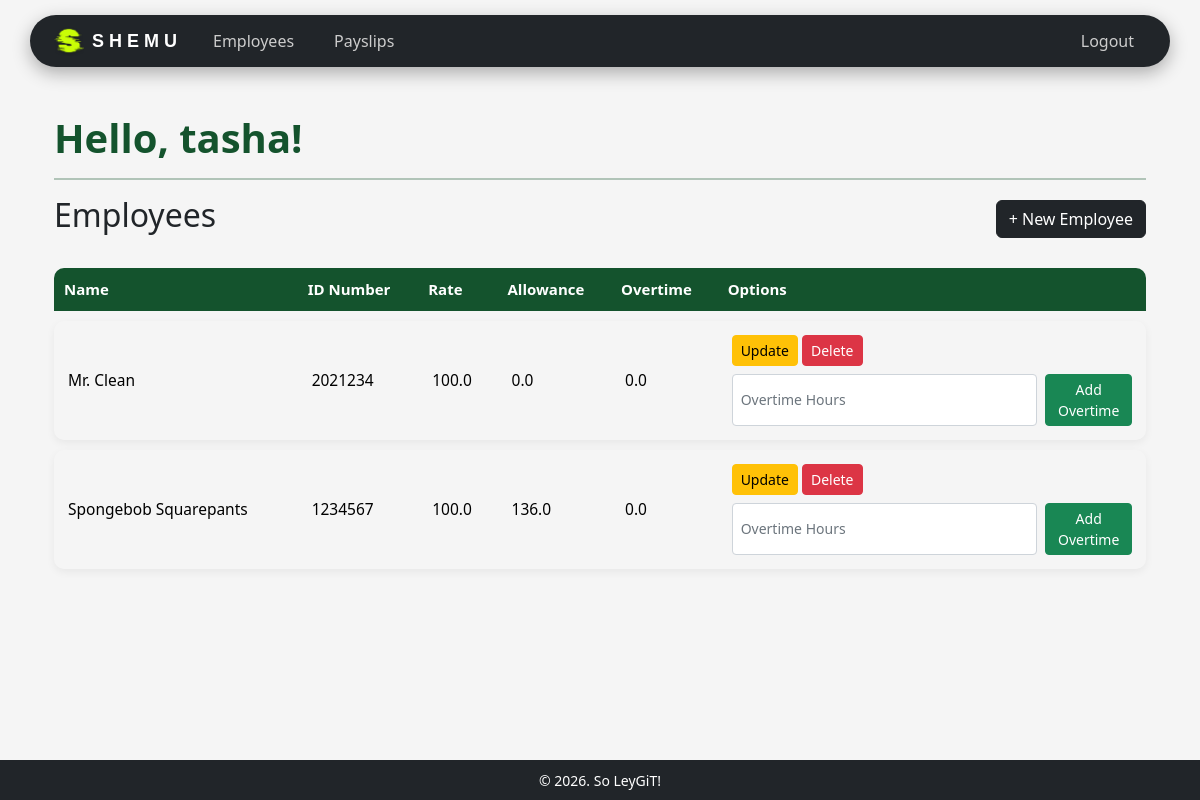
Before: /employees/ (signed in) with the older database file.
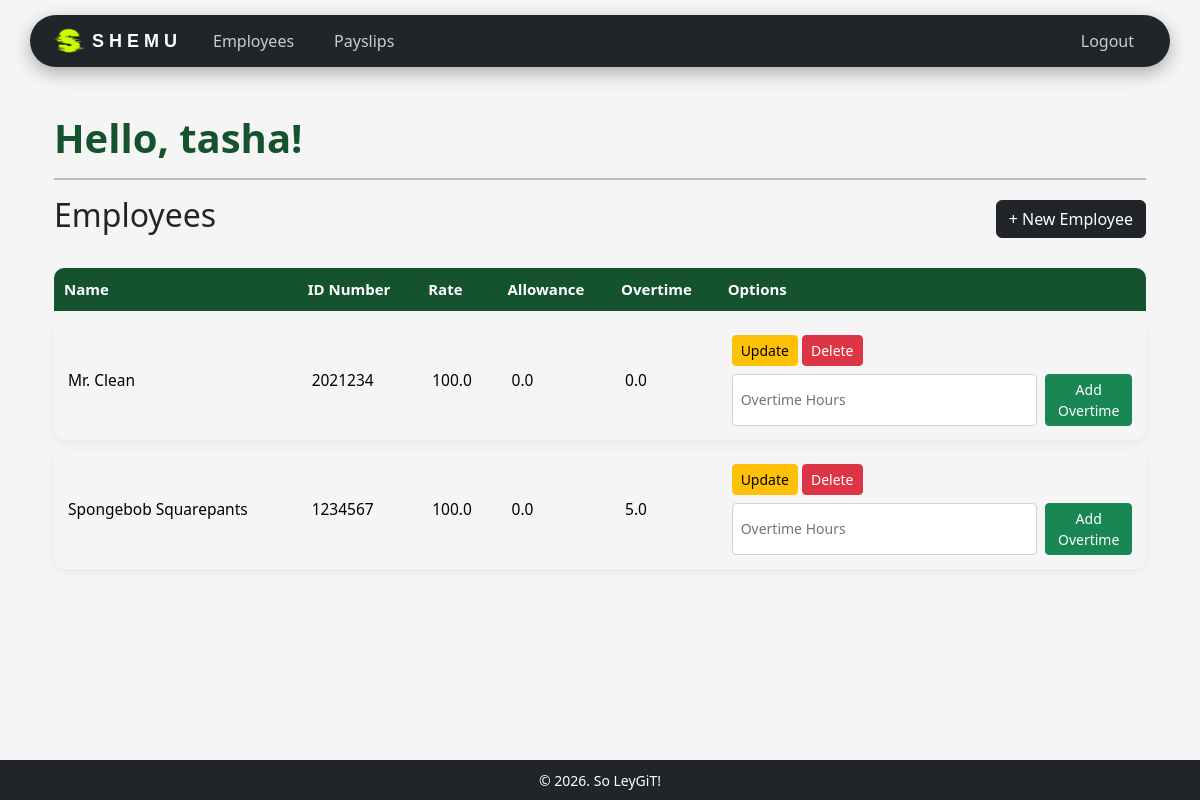
After: the same page with the newer database file.
### payroll_app/models.py (models this page shows, shortened)
class Employee(models.Model):
    user = models.OneToOneField(User, on_delete=models.CASCADE, null=True, blank=True)
    name = models.CharField(max_length=200)
    id_number = models.CharField(max_length=200, primary_key=True) # use <str:pk> when linking here
    rate = models.FloatField()
    overtime_pay = models.FloatField(null=True, blank=True, default=0)
    allowance = models.FloatField(null=True, blank=True, default=0)

### payroll_app/views.py (the view)
# urls.py: path('employees/', views.employee_list, name='employee_list'),
@login_required(login_url='login')
def employee_list(request):
    employees = Employee.objects.all()
    return render(request, 'payroll_app/employees.html', {'employees': employees})

### payroll_app/templates/payroll_app/employees.html (shortened to what this page needs)
{% extends 'payroll_app/base.html' %}
{% block content %}
<div class="container">
    <h1 class="welcome-text">Hello, {{ user.username }}!</h1>
    <hr>
    <div class="d-flex justify-content-between align-items-center mt-2 mb-3">
        <h2>Employees</h2>
        <a href="{% url 'create_employee' %}" class="btn btn-dark">+ New Employee</a>
    </div>
    <table class="table modern-table">
        <thead class="table-dark">
            <tr>
                <th>Name</th>
                <th>ID Number</th>
                <th>Rate</th>
                <th>Allowance</th>
                <th>Overtime</th>
                <th>Options</th>
            </tr>
        </thead>
        <tbody>
            {% for e in employees %}
            <tr>
                <td>{{ e.name }}</td>
                <td>{{ e.id_number }}</td>
                <td>{{ e.rate }}</td>
                <td>{{ e.allowance }}</td>
                <td>{{ e.overtime_pay }}</td>
                <td>
                    <div class="mb-2">
                        <a href="{% url 'update_employee' pk=e.pk %}" class="btn btn-warning btn-sm">Update</a>
                        <a href="{% url 'delete_employee' pk=e.pk %}" class="btn btn-danger btn-sm">Delete</a>
                    </div>
                    <form method="POST" action="{% url 'add_overtime' pk=e.pk %}" class="d-flex gap-2">
                        <input type="number" step="0.01" min="0" name="hours"
                               class="form-control form-control-sm"
                               placeholder="Overtime Hours" required>
                        <button type="submit" class="btn btn-success btn-sm">
                            Add Overtime
                        </button>
                    </form>
                </td>
            </tr>
            {% empty %}
            <tr>
                <td colspan="6" class="text-center">No employees found.</td>
            </tr>
            {% endfor %}
        </tbody>
    </table>
</div>
{% endblock %}

Changed rows visible on the page:
changed Employee "Spongebob Squarepants": allowance "136.0" → "0.0"; overtime_pay "0.0" → "5.0"
